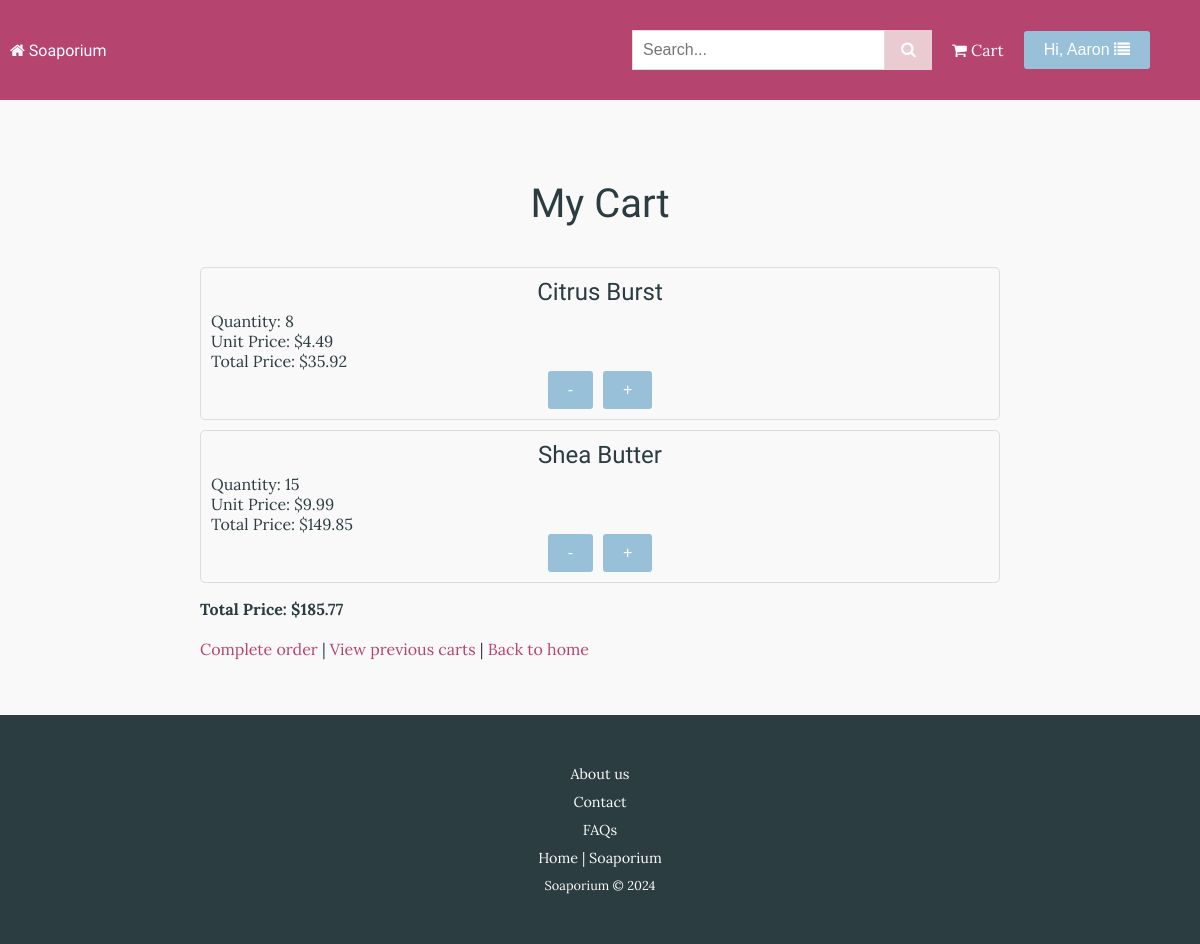
/view_current_cart (signed in), run on the app's committed database.
### tables this page shows
CREATE TABLE User (userid INTEGER PRIMARY KEY AUTOINCREMENT, fname TEXT NOT NULL, lname TEXT NOT NULL, housenum INTEGER, street TEXT, suburb TEXT, town TEXT, region TEXT, country TEXT, postcode INTEGER, email TEXT NOT NULL, password TEXT NOT NULL);

CREATE TABLE CartItem (soapid INTEGER REFERENCES Soap (soapid), cartid INTEGER, quantity INTEGER);

CREATE TABLE Soap (soapid INTEGER PRIMARY KEY AUTOINCREMENT, name TEXT NOT NULL, description TEXT, price REAL NOT NULL, picture TEXT, is_featured INTEGER);

### routes.py (the view, shortened to what this page needs)
@app.route("/view_current_cart")
def view_current_cart():
    userid = session.get("userid")
    if not userid:
        flash("Please log in to view your cart")
        return redirect(url_for("login"))
    sql = "SELECT cartid FROM Cart WHERE userid = ? AND status = 'open'"
    cartid = execute_query(sql, (userid,), True, False, False)
    if cartid:
        cartid = cartid[0]
    sql = """
        SELECT Soap.soapid AS soapid,
               Soap.name AS soap_name,
               Soap.price AS unit_price,
               CartItem.quantity AS soap_quantity
        FROM CartItem
        JOIN Soap ON Soap.soapid = CartItem.soapid
        WHERE CartItem.cartid = ?
        """
    cart_items = execute_query(sql, (cartid,), False, True, False)
    total_price = sum(
        item[2] * item[3]  # item[2] is unit_price, item[3] is soap_quantity
        for item in cart_items
    )
    total_price = "{:.2f}".format(total_price)
    formatted_cart_items = [
        {
            "soapid": item[0],
            "soap_name": item[1],
            "unit_price": "{:.2f}".format(item[2]),
            "soap_quantity": item[3],
            "total_unit_price": "{:.2f}".format(item[2] * item[3])
        }
        for item in cart_items
    ]
    return render_template(
        "cart.html",
        cart_items=formatted_cart_items,
        total_price=total_price,
        cartid=cartid
    )

### routes.py (called while the page is built)
def execute_query(sql, params=(), fetchone=False,
                  fetchall=False, commit=False):
    connection = sqlite3.connect("Soap.db")
    cursor = connection.cursor()
    result = None
    try:
        cursor.execute(sql, params)
        if commit:
            connection.commit()
        if fetchone:
            result = cursor.fetchone()
        elif fetchall:
            result = cursor.fetchall()
    except sqlite3.Error as e:
        app.logger.error(f"Database error: {e}")
        raise
    finally:
        connection.close()
    return result

@app.context_processor
def inject_user_firstname():
    user_firstname = None
    userid = session.get("userid")
    if userid:
        sql = "SELECT fname FROM User WHERE userid = ?"
        user = execute_query(sql, (userid,), True, False, False)
        if user:
            user_firstname = user[0]
    return dict(user_firstname=user_firstname)

### templates/cart.html (shortened to what this page needs)
{% extends "layout.html" %}
{% block content %}
<div class="cart-container">
    <h1>My Cart</h1>
    {% if cart_items and cart_items|length > 0 %}
    <ul>
        {% for item in cart_items %}
        <li class="cart-item">
            <h2>{{ item.soap_name }}</h2>
            <p>Quantity: {{ item.soap_quantity }}</p>
            <p>Unit Price: ${{ item.unit_price }}</p>
            <p>Total Price: ${{ item.total_unit_price }}</p>
            <div class="cart-quantity">
                    <form action="{{ url_for('decrease_quantity', soapid=item.soapid) }}" method="POST">
                        <button type="submit" class="quantity-button decrease-quantity">-</button>
                    </form>
                    <form action="{{ url_for('add_to_cart') }}" method="POST">
                        <button type="submit" class="quantity-button increase-quantity">+</button>
                    </form>
                </div>
        </li>
        {% endfor %}
    </ul>
    <p class="total-price">Total Price: ${{ total_price }}</p>
    {% else %}
    <p>Your cart is empty</p>
    {% endif %}
    <div class="cart-navigation">
        <p>
        <a href="{{ url_for('complete_order', cartid=cartid) }}">Complete order</a> |
        <a href="{{ url_for('previous_carts') }}">View previous carts</a> |
        <a href="{{ url_for('home') }}">Back to home</a>
        </p>
    </div>
</div>
{% endblock %}

### templates/layout.html (shortened to what this page needs)
<!DOCTYPE html>
<html lang="en">
<head>
    <link rel="stylesheet" href="{{ url_for('static', filename='styles.css') }}">
    <link rel="stylesheet" href="https://cdnjs.cloudflare.com/ajax/libs/font-awesome/4.7.0/css/font-awesome.min.css">
</head>
<body>
    <div class="top-bar">
        <a href="{{ url_for('home') }}" class="home-link"><i class="fa fa-home"></i> Soaporium</a>
        <nav class="navbar">
            <ul class="nav-links">
                <li class="search-bar">
                    <form action="{{ url_for('search') }}" method="get">
                        <div class="input-wrapper">
                            <input type="text" name="search_term" placeholder="Search...">
                            <button type="submit"><i class="fa fa-search"></i></button>
                        </div>
                    </form>
                </li>
                {% if session.get("userid") %}
                <li><a href="{{ url_for('view_current_cart') }}"><i class="fa fa-shopping-cart"></i> Cart</a></li>
                <li class="user-dropdown">
                    <button class="user-dropdown-btn">Hi, {{ user_firstname }} <i class="fa fa-list"></i></button>
                </li>
                {% else %}
                <li><a href="{{ url_for('login') }}">Login</a></li>
                <li><a href="{{ url_for('signup') }}">Sign up</a></li>
                {% endif %}
            </ul>
        </nav>
    </div>
    <div class="content">
        {% block content %}{% endblock %}
    </div>
    <div class="footer">
        <div class="footer links">
            <p><a href="{{ url_for('about') }}">About us</a></p>
            <p><a href="{{ url_for('customer_service') }}">Contact</a></p>
            <p><a href="{{ url_for('faqs')}}">FAQs</a></p>
            <p><a href="{{ url_for('home') }}">Home | Soaporium</a></p>
            <p>Soaporium &COPY; 2024</p>
        </div>
    </div>
</body>
</html>

### static/styles.css (style rules this page uses)
body { font-family: 'Lora', serif; margin: 0; padding: 0; background-color: #faf9f9; color: #2b3d41; display: flex; flex-direction: column; min-height: 100vh; }
h1, h2, h3, h4, h5, h6, .home-link { font-family: "Gorditas", serif; font-weight: 100; text-align: center; }
ul, li { list-style-type: none; margin: 0; padding: 0; }
.top-bar { height: 5em; background-color: #b5446e; color: #fff; padding: 10px; display: flex; justify-content: space-between; align-items: center; position: sticky; top: 0; z-index: 1; }
.home-link, .nav-links li a { color: #fff; text-decoration: none; }
.navbar { background-color: #b5446e; color: #fff; display: flex; justify-content: space-between; align-items: center; padding: 0 20px; }
.nav-links { display: flex; align-items: center; flex-wrap: wrap; }
.nav-links li { margin-right: 20px; }
.search-bar { max-width: 300px; }
input[type="text"], input[type="password"] { padding: 10px; font-size: 16px; border: 1px solid #ddd; width: 100%; flex: 1; box-sizing: border-box; }
.input-wrapper, .update-form { display: flex; align-items: center; width: 100%; }
.input-wrapper input { flex-grow: 1; padding-right: 40px; }
.input-wrapper button { width: auto; padding: 10px 15px; background-color: #eacbd2; color: #fff; border: 1px solid #eacbd2; cursor: pointer; font-size: 16px; flex-shrink: 0; }
.content { padding: 20px; }
.footer { background-color: #2b3d41; padding: 20px; color: #faf9f9; margin-top: auto; flex-shrink: 0; text-align: center; }
.footer a { color: #faf9f9; text-decoration: none; margin: 0 10px; font-size: 0.9rem; }
.footer p { margin: 10px 0; font-size: 0.8rem; }
.add-to-cart, .user-dropdown-btn, .cancel-button, .update-button, .quantity-button { display: inline-block; padding: 10px 20px; font-size: 16px; background-color: #98c1d9; color: #fff; border: none; border-radius: 3px; cursor: pointer; text-decoration: none; }
.cart-quantity { display: flex; align-items: center; justify-content: center; gap: 10px; }
.cart-container { max-width: 800px; margin: 0 auto; padding: 20px; }
.cart-item { border: 1px solid #ddd; border-radius: 5px; padding: 10px; margin-bottom: 10px; background-color: #faf9f9; }
.cart-item h2 { margin: 0 0 5px; }
.cart-item p { margin: 0; }
.total-price { font-weight: bold; }
.cart-navigation { margin-top: 20px; }
.cart-navigation a { text-decoration: none; color:#b5446e; }
.cart-navigation p { text-decoration: none; border-radius: 5px; }
.user-dropdown { position: relative; }
.user-dropdown-btn { padding: 10px 20px; font-size: 16px; background-color: #98c1d9; color: #fff; border: none; border-radius: 3px; cursor: pointer; text-decoration: none; display: inline-block; }
.about-page h1, .faqs-page h1, .contact-form-container h1, .cart-container h1, .error-container h1 { font-size: 2.5em; text-align: center; margin-top: 1em; margin-bottom: 1em; }

### data on the page
User: fname "Aaron"
CartItem: soap_name "Citrus Burst", soap_quantity "8", unit_price "4.49", total_unit_price "35.92"
CartItem: soap_name "Shea Butter", soap_quantity "15", unit_price "9.99", total_unit_price "149.85"

### other printed values
{{ total_price }} "185.77"
